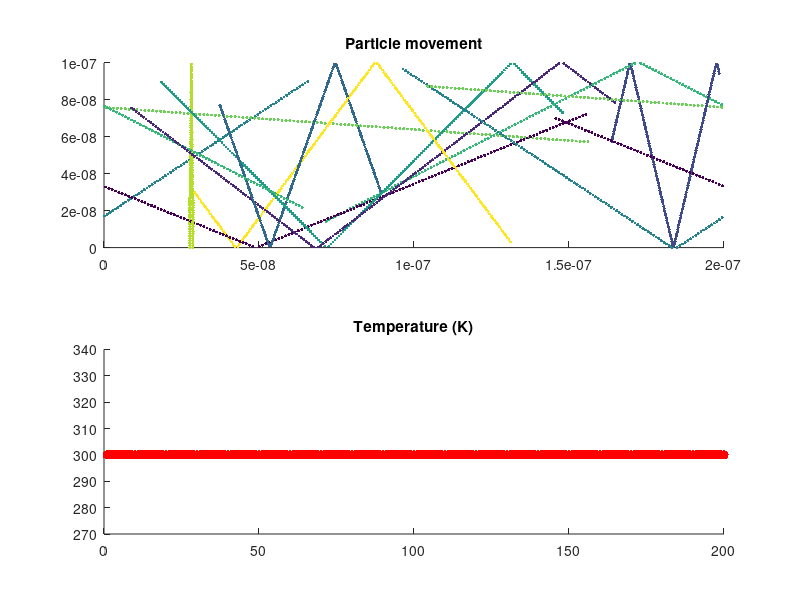

The MATLAB source for this figure:
%%Question 1

mo = 9.1e-31; %mass in kg
mn = 0.26*mo; %mass of electrons


regionW = [0 200e-9]; %width of region
regionL = [0 100e-9]; %Length of region

T = 300; %in Kelvin
kB = 1.28e-23; %in J/K
vthrms = sqrt((kB*T)/mn); %thermal velocity rms

tmn = 0.2e-12; %mean time between collisions
tstep = 0.01e-12;
mfp = vthrms * tmn; %mean free path

%creating electrons
x = regionW(1,2).*rand(1,1000); %position
y = regionL(1,2).*rand(1,1000); 
%ceating velocity
pvx  = rand(1,1000).*vthrms; %x and y vector portions
pvy = sqrt(vthrms^2-(pvx.^2));
svx = sign(rand(1,1000)-0.5); %assigning direction of vectors
svy = sign(rand(1,1000)-0.5);
vx = pvx .* svx; %x and y components
vy = pvy .* svy;
vf = sqrt(vx.^2 + vy.^2);
figure('name','Part1')

for n = 1:200
    x = x + vx.*tstep;
    y = y + vy.*tstep;
    
    
    %when partile hit bottom or top
    vy(y <= 0) = -vy(y<=0);
    vy(y>=100e-9) = -vy(y>=100e-9);
    %when particle hit sides
    x(x<=0) = x(x<=0)+200e-9;
    x(x>=200e-9) = x(x>=200e-9)-200e-9;
    
    
    %creating plot area
    subplot(2,1,1)
    
    %particles to be graphed
    showx = x(1:10);
    showy = y(1:10);
    
    %plot of particles
    colours = linspace(1,10,length(showx));
    scatter(showx,showy,50,colours,'.')
    xlim(regionW)
    ylim(regionL)
    title('Particle movement')
    pause(0.001)
    hold on
    
    %plot of tempture
    subplot(2,1,2)
    temp = (mn/kB)*mean(vf)^2;
    scatter(n,temp,400,'r','.')
    title('Temperature (K)')
    hold on
    
end
